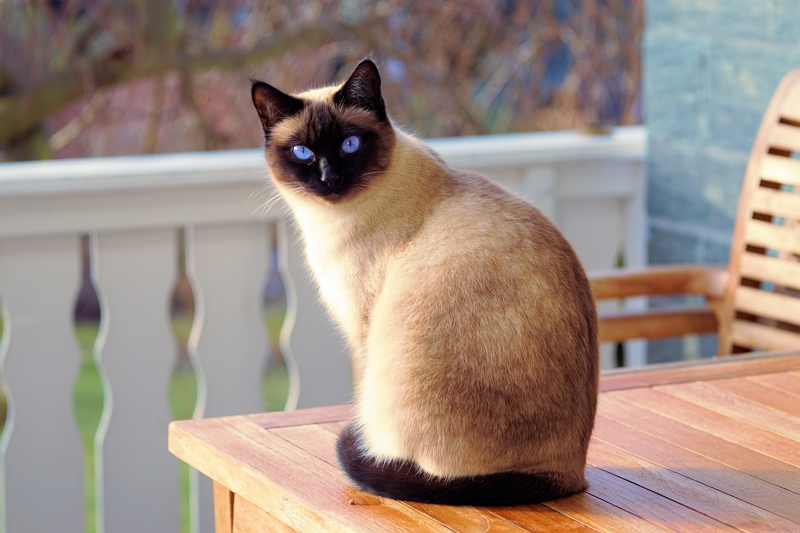
#> input picture cat.png, 800 x 533 px, given in place of cat.jpeg, which was not available
$ python 9-1.py
#> lines starting #> are read from the running program, lines starting #| are printed output that depends on the picture
import cv2 as cv

img_color = cv.imread('cat.jpeg', cv.IMREAD_COLOR);
#> img_color is the input picture: shape (533, 800, 3); mean B, G, R 129.8, 139.7, 156.9
cv.imshow('Cat', img_color);

height, width = img_color.shape[:2]
#> height = 533; width = 800

M = cv.getRotationMatrix2D((width/2.0, height/2.0),45,1)


img_rotated = cv.warpAffine(img_color,M,(width, height))
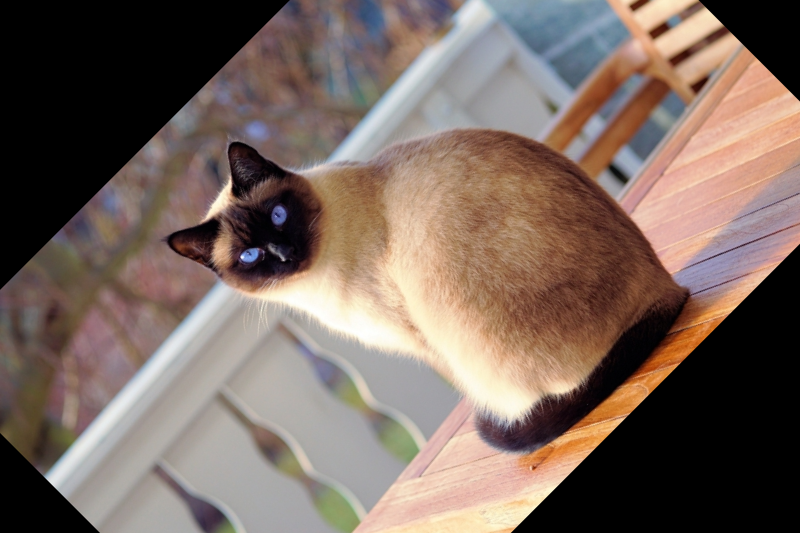
#> img_rotated: shape (533, 800, 3); mean B, G, R 95.6, 104.4, 121.6

cv.imshow('rotation', img_rotated)
cv.waitKey(0)
cv.destroyAllWindows()

$ run again, with beach.png copied over cat.png
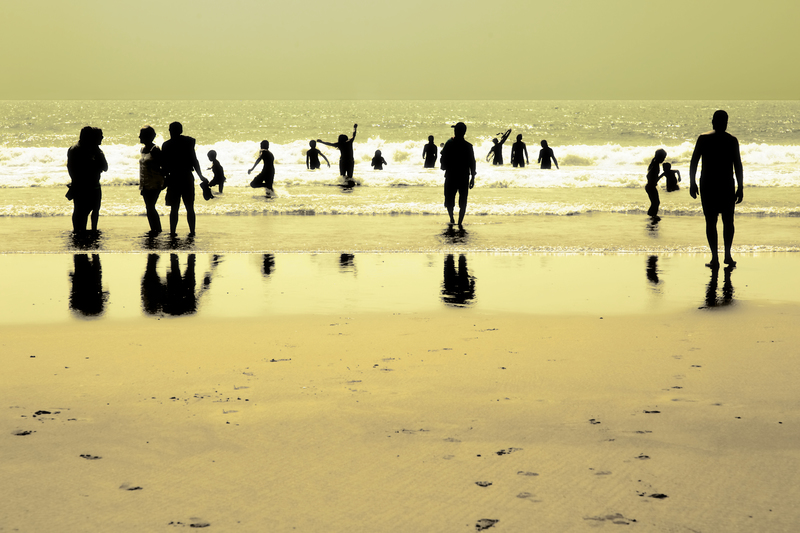
#> input picture beach.png, 800 x 533 px, given in place of cat.jpeg, which was not available
#> img_color is the input picture: shape (533, 800, 3); mean B, G, R 123.6, 182.6, 194.2
#> `img_rotated = cv.warpAffine(img_color,M,(width, height))`:
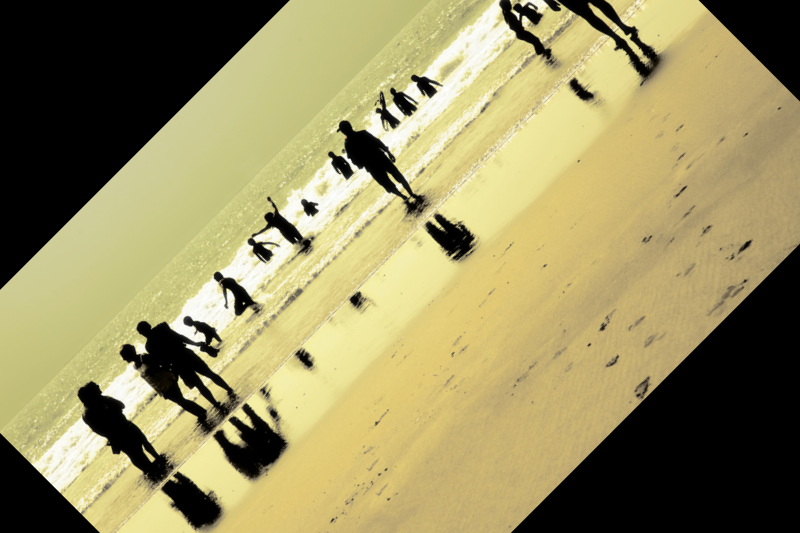
#> img_rotated: shape (533, 800, 3); mean B, G, R 97.6, 143.5, 152.5
